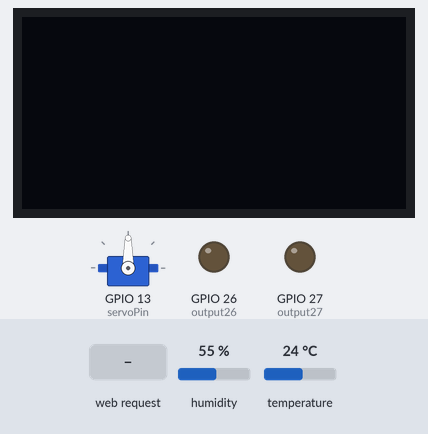
Recording of a sketch running on a simulated ESP32. Parts: 128×64 one-colour display, servo, output pins drawn as LEDs (lit = HIGH). Inputs (shaded band) come from the test bench; at power-on: humidity 55 %, temperature 24 °C. WiFi joins after 1.5 s; servers stay silent unless stated; what the sketch prints to the serial monitor is not drawn.

Above: at 2.7 s.
2.8 s: HTTP request GET /26/on received
At 3.9 s:
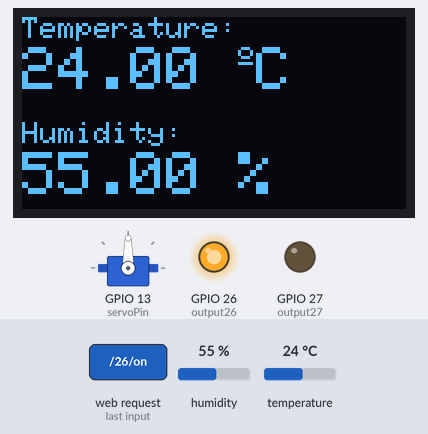
4.3 s: HTTP request GET /?value= received
At 5.5 s:
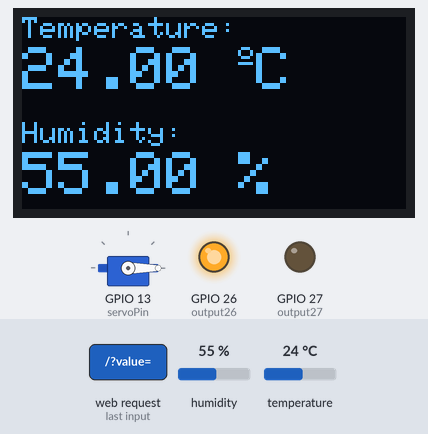
5.8 s: HTTP request GET /26/off received
At 6.3 s:
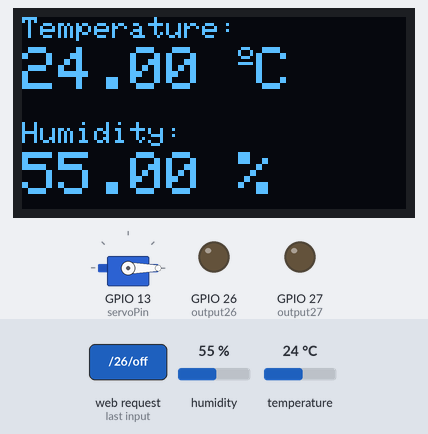
7.3 s: HTTP request GET /27/on received
At 7.8 s:
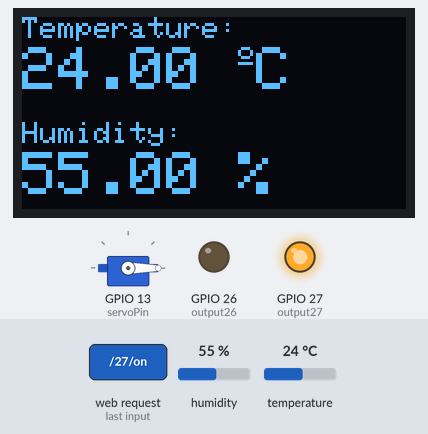
8.8 s: HTTP request GET /26/on received
At 9.8 s:
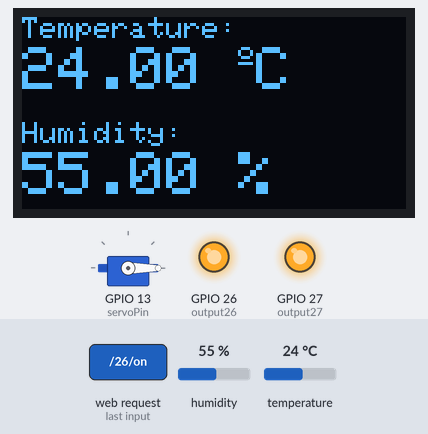
10.3 s: HTTP request GET /27/off received
At 11.3 s:
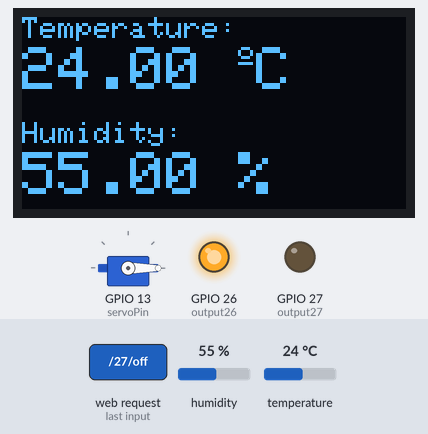
Timing chart, 0 to 12.8 s (numbered marks = the images above; inputs shaded):
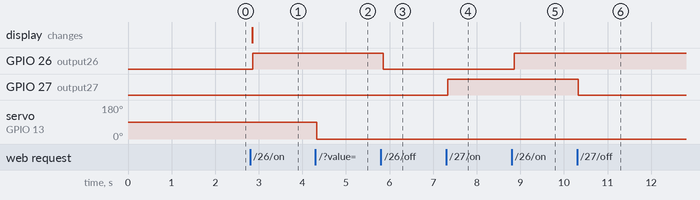

The sketch:

test_f.ino
```cpp
/*********
  Rui Santos
  Complete project details at http://randomnerdtutorials.com
*********/

// Load Wi-Fi library
#include <Wire.h>
#include <Adafruit_GFX.h>
#include <Adafruit_SSD1306.h>
#include <Adafruit_Sensor.h>
#include <WiFi.h>
#include <Servo.h>
#include "DHT.h"
#define DHTPIN 4
#define DHTTYPE DHT11
DHT dht(DHTPIN, DHTTYPE);

#define SCREEN_WIDTH 128 // OLED display width, in pixels
#define SCREEN_HEIGHT 64 // OLED display height, in pixels
// Declaration for an SSD1306 display connected to I2C (SDA, SCL pins)
Adafruit_SSD1306 display(SCREEN_WIDTH, SCREEN_HEIGHT, &Wire, -1);


Servo myservo;  // create servo object to control a servo
// twelve servo objects can be created on most boards

// GPIO the servo is attached to
static const int servoPin = 13;

// Replace with your network credentials
const char* ssid = "test1";
const char* password = "88888888";

// Set web server port number to 80
WiFiServer server(80);

// Variable to store the HTTP request
String header;

// Decode HTTP GET value
String valueString = String(5);
int pos1 = 0;
int pos2 = 0;

// Auxiliar variables to store the current output state
String output26State = "off";
String output27State = "off";

// Assign output variables to GPIO pins
const int output26 = 26;
const int output27 = 27;

// Current time
unsigned long currentTime = millis();
// Previous time
unsigned long previousTime = 0;
// Define timeout time in milliseconds (example: 2000ms = 2s)
const long timeoutTime = 2000;

void setup() {
  Serial.begin(115200);
  Serial.println(F("DHTxx test!"));

  dht.begin();

  if(!display.begin(SSD1306_SWITCHCAPVCC, 0x3C)) {
    Serial.println(F("SSD1306 allocation failed"));
    for(;;);
  }

  display.clearDisplay();
  display.setTextColor(WHITE);


   myservo.attach(servoPin);  // attaches the servo on the servoPin to the servo object

  // Initialize the output variables as outputs
  pinMode(output26, OUTPUT);
  pinMode(output27, OUTPUT);
  // Set outputs to LOW
  digitalWrite(output26, LOW);
  digitalWrite(output27, LOW);

  // Connect to Wi-Fi network with SSID and password
  Serial.print("Connecting to ");
  Serial.println(ssid);
  WiFi.begin(ssid, password);
  while (WiFi.status() != WL_CONNECTED) {
    delay(500);
    Serial.print(".");
  }
  // Print local IP address and start web server
  Serial.println("");
  Serial.println("WiFi connected.");
  Serial.println("IP address: ");
  Serial.println(WiFi.localIP());
  server.begin();
}

void loop(){
  WiFiClient client = server.available();   // Listen for incoming clients

  if (client) {                             // If a new client connects,
    currentTime = millis();
    previousTime = currentTime;
    Serial.println("New Client.");          // print a message out in the serial port
    String currentLine = "";                // make a String to hold incoming data from the client
    while (client.connected() && currentTime - previousTime <= timeoutTime) {  // loop while the client's connected
      currentTime = millis();
      if (client.available()) {             // if there's bytes to read from the client,
        char c = client.read();             // read a byte, then
        Serial.write(c);                    // print it out the serial monitor
        header += c;
        if (c == '\n') {                    // if the byte is a newline character
          // if the current line is blank, you got two newline characters in a row.
          // that's the end of the client HTTP request, so send a response:
          if (currentLine.length() == 0) {
            // HTTP headers always start with a response code (e.g. HTTP/1.1 200 OK)
            // and a content-type so the client knows what's coming, then a blank line:
            client.println("HTTP/1.1 200 OK");
            client.println("Content-type:text/html");
            client.println("Connection: close");
            client.println();

            //delay(2000);
            float h = dht.readHumidity();
            float t = dht.readTemperature();
            float f = dht.readTemperature(true);
            if (isnan(h) || isnan(t) || isnan(f)) {
              Serial.println(F("Failed to read from DHT sensor!"));
              return;
             }

            // clear display
            display.clearDisplay();

            // display temperature
            display.setTextSize(1);
            display.setCursor(0,0);
            display.print("Temperature: ");
            display.setTextSize(2);
            display.setCursor(0,10);
            display.print(t);
            display.print(" ");
            display.setTextSize(1);
            display.cp437(true);
            display.write(167);
            display.setTextSize(2);
            display.print("C");

            // display humidity
            display.setTextSize(1);
            display.setCursor(0, 35);
            display.print("Humidity: ");
            display.setTextSize(2);
            display.setCursor(0, 45);
            display.print(h);
            display.print(" %");

            display.display();
            float hif = dht.computeHeatIndex(f, h);
            float hic = dht.computeHeatIndex(t, h, false);

            Serial.print(F("Humidity: "));
            Serial.print(h);
            Serial.print(F("%  Temperature: "));
            Serial.print(t);
            Serial.print(F("°C "));
            Serial.print(f);
            Serial.print(F("°F  Heat index: "));
            Serial.print(hic);
            Serial.print(F("°C "));
            Serial.print(hif);
            Serial.println(F("°F"));

            // turns the GPIOs on and off
            if (header.indexOf("GET /26/on") >= 0) {
              Serial.println("GPIO 26 on");
              output26State = "on";
              digitalWrite(output26, HIGH);
            } else if (header.indexOf("GET /26/off") >= 0) {
              Serial.println("GPIO 26 off");
              output26State = "off";
              digitalWrite(output26, LOW);
            } else if (header.indexOf("GET /27/on") >= 0) {
              Serial.println("GPIO 27 on");
              output27State = "on";
              digitalWrite(output27, HIGH);
            } else if (header.indexOf("GET /27/off") >= 0) {
              Serial.println("GPIO 27 off");
              output27State = "off";
              digitalWrite(output27, LOW);
            }

            // Display the HTML web page
            client.println("<!DOCTYPE html><html>");
            client.println("<head><meta name=\"viewport\" content=\"width=device-width, initial-scale=1\">");
            client.println("<link rel=\"icon\" href=\"data:,\">");
            // CSS to style the on/off buttons
            // Feel free to change the background-color and font-size attributes to fit your preferences
            client.println("<style>html { font-family: Helvetica; display: inline-block; margin: 0px auto; text-align: center;}");
            client.println(".button { background-color: #4CAF50; border: none; color: white; padding: 16px 40px;");
            client.println("text-decoration: none; font-size: 30px; margin: 2px; cursor: pointer;}");
            client.println(".button2 {background-color: #555555;}</style></head>");

            // Feel free to change the background-color and font-size attributes to fit your preferences
            client.println("<style>body { text-align: center; font-family: \"Trebuchet MS\", Arial; margin-left:auto; margin-right:auto;}");
            client.println(".slider { width: 300px; }</style>");
            client.println("<script src=\"https://ajax.googleapis.com/ajax/libs/jquery/3.3.1/jquery.min.js\"></script>");


            // Web Page Heading
            client.println("<body><h1>ESP32 Web Server</h1>");
            client.println("<body><h2>Temperature(C):</h2>");
            client.print(t);
            client.println("<body><h2>Humidity (%) :</h2>");
            client.println(h);


            // Display current state, and ON/OFF buttons for GPIO 26
            client.println("<p><h2>Bulb1 State " + output26State + "</h2></p>");
            // If the output26State is off, it displays the ON button
            if (output26State=="off") {
              client.println("<p><a href=\"/26/on\"><button class=\"button\">ON</button></a></p>");
            } else {
              client.println("<p><a href=\"/26/off\"><button class=\"button button2\">OFF</button></a></p>");
            }

            // Display current state, and ON/OFF buttons for GPIO 27
            client.println("<p><h2>Bulb2 State " + output27State + "</h2></p>");
            // If the output27State is off, it displays the ON button
            if (output27State=="off") {
              client.println("<p><a href=\"/27/on\"><button class=\"button\">ON</button></a></p>");
            } else {
              client.println("<p><a href=\"/27/off\"><button class=\"button button2\">OFF</button></a></p>");
            }

            client.println("<p><h2>Light Dimmer Position: <span id=\"servoPos\"></span></h2></p>");
            client.println("<input type=\"range\" min=\"0\" max=\"180\" class=\"slider\" id=\"servoSlider\" onchange=\"servo(this.value)\" value=\""+valueString+"\"/>");

            client.println("<script>var slider = document.getElementById(\"servoSlider\");");
            client.println("var servoP = document.getElementById(\"servoPos\"); servoP.innerHTML = slider.value;");
            client.println("slider.oninput = function() { slider.value = this.value; servoP.innerHTML = this.value; }");
            client.println("$.ajaxSetup({timeout:1000}); function servo(pos) { ");
            client.println("$.get(\"/?value=\" + pos + \"&\"); {Connection: close};}</script>");


            client.println("</body></html>");

            //GET /?value=180& HTTP/1.1
            if(header.indexOf("GET /?value=")>=0) {
              pos1 = header.indexOf('=');
              pos2 = header.indexOf('&');
              valueString = header.substring(pos1+1, pos2);

              //Rotate the servo
              myservo.write(valueString.toInt());
              Serial.println(valueString);
            }

            // The HTTP response ends with another blank line
            client.println();
            // Break out of the while loop
            break;
          } else { // if you got a newline, then clear currentLine
            currentLine = "";
          }
        } else if (c != '\r') {  // if you got anything else but a carriage return character,
          currentLine += c;      // add it to the end of the currentLine
        }
      }
    }
    // Clear the header variable
    header = "";
    // Close the connection
    client.stop();
    Serial.println("Client disconnected.");
    Serial.println("");
  }
}
```

Measured:
- after the input at 2.8 s, GPIO 26 (output26): LOW → HIGH after 0.06 s; the display: changes after 0.05 s (image 1)
- after the input at 4.3 s, servo on GPIO 13 (servoPin): 90° → 0° at once
- after the input at 5.8 s, GPIO 26 (output26): HIGH → LOW after 0.06 s
- after the input at 7.3 s, GPIO 27 (output27): LOW → HIGH at once
- after the input at 8.8 s, GPIO 26 (output26): LOW → HIGH after 0.06 s
- after the input at 10.3 s, GPIO 27 (output27): HIGH → LOW at once
